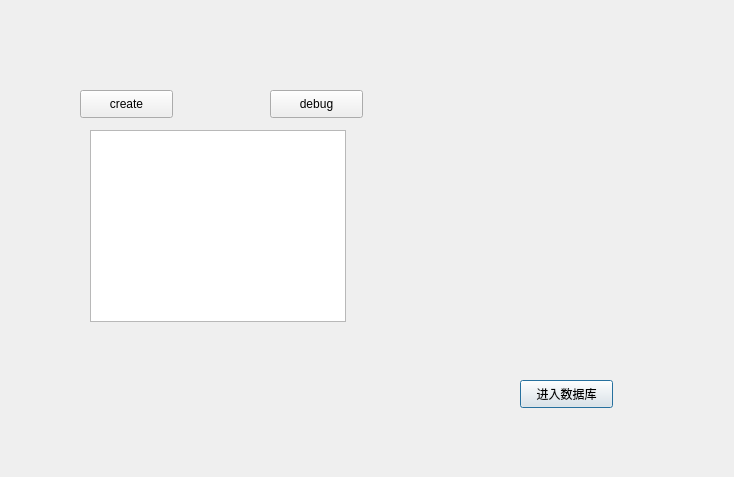
<?xml version="1.0" encoding="UTF-8"?>
<ui version="4.0">
 <class>Dialog</class>
 <widget class="QDialog" name="Dialog">
  <property name="geometry">
   <rect>
    <x>0</x>
    <y>0</y>
    <width>734</width>
    <height>477</height>
   </rect>
  </property>
  <property name="windowTitle">
   <string>Dialog</string>
  </property>
  <widget class="QPushButton" name="openSql">
   <property name="geometry">
    <rect>
     <x>520</x>
     <y>380</y>
     <width>93</width>
     <height>28</height>
    </rect>
   </property>
   <property name="text">
    <string>进入数据库</string>
   </property>
  </widget>
  <widget class="QPushButton" name="createBtn">
   <property name="geometry">
    <rect>
     <x>80</x>
     <y>90</y>
     <width>93</width>
     <height>28</height>
    </rect>
   </property>
   <property name="text">
    <string>create</string>
   </property>
  </widget>
  <widget class="QPushButton" name="debugBtn">
   <property name="geometry">
    <rect>
     <x>270</x>
     <y>90</y>
     <width>93</width>
     <height>28</height>
    </rect>
   </property>
   <property name="text">
    <string>debug</string>
   </property>
  </widget>
  <widget class="QListWidget" name="mylist">
   <property name="geometry">
    <rect>
     <x>90</x>
     <y>130</y>
     <width>256</width>
     <height>192</height>
    </rect>
   </property>
  </widget>
  <widget class="QWidget" name="gridLayoutWidget">
   <property name="geometry">
    <rect>
     <x>459</x>
     <y>129</y>
     <width>231</width>
     <height>181</height>
    </rect>
   </property>
   <layout class="QGridLayout" name="lay"/>
  </widget>
 </widget>
 <layoutdefault spacing="6" margin="11"/>
 <resources/>
 <connections/>
</ui>
